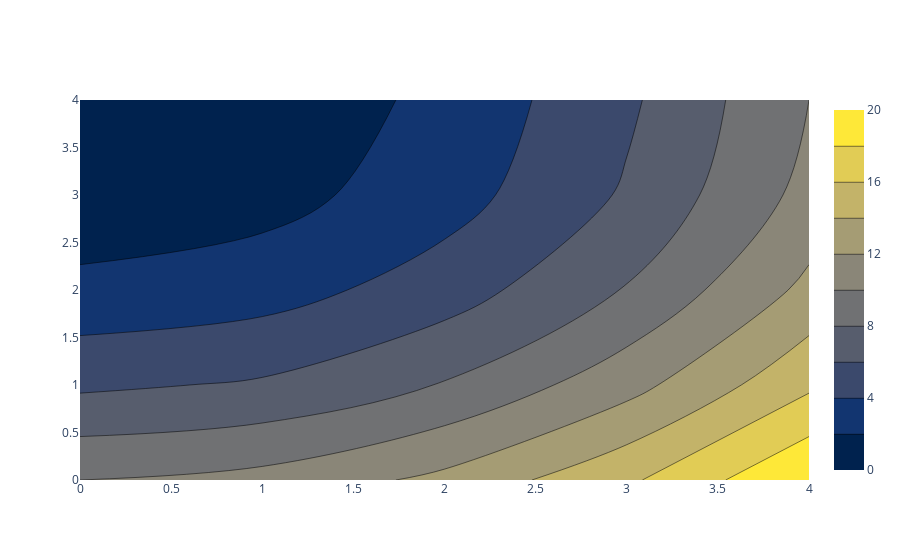

Notebook code cell kept with this figure:
### Markdown cell above
<h3 id="Colorscale-for-Contour-Plot">Colorscale for Contour Plot<a class="anchor-link" href="#Colorscale-for-Contour-Plot">¶</a></h3>

### Code cell
import plotly.graph_objects as go

fig = go.Figure()

fig.add_trace(go.Contour(
    z=[[10, 10.625, 12.5, 15.625, 20],
       [5.625, 6.25, 8.125, 11.25, 15.625],
       [2.5, 3.125, 5., 8.125, 12.5],
       [0.625, 1.25, 3.125, 6.25, 10.625],
       [0, 0.625, 2.5, 5.625, 10]],
    colorscale="Cividis",
))

fig.show()

### Figure 1 — Plotly figure (JSON) as saved in the notebook; plotly's stock layout.template omitted (floating-point values rounded to 4 significant figures)
{"data": [{"colorscale": [[0, "#00224e"], [0.1111, "#123570"], [0.2222, "#3b496c"], [0.3333, "#575d6d"], [0.4444, "#707173"], [0.5556, "#8a8678"], [0.6667, "#a59c74"], [0.7778, "#c3b369"], [0.8889, "#e1cc55"], [1, "#fee838"]], "type": "contour", "z": [[10, 10.62, 12.5, 15.62, 20], [5.625, 6.25, 8.125, 11.25, 15.62], [2.5, 3.125, 5, 8.125, 12.5], [0.625, 1.25, 3.125, 6.25, 10.62], [0, 0.625, 2.5, 5.625, 10]]}], "layout": {}}
